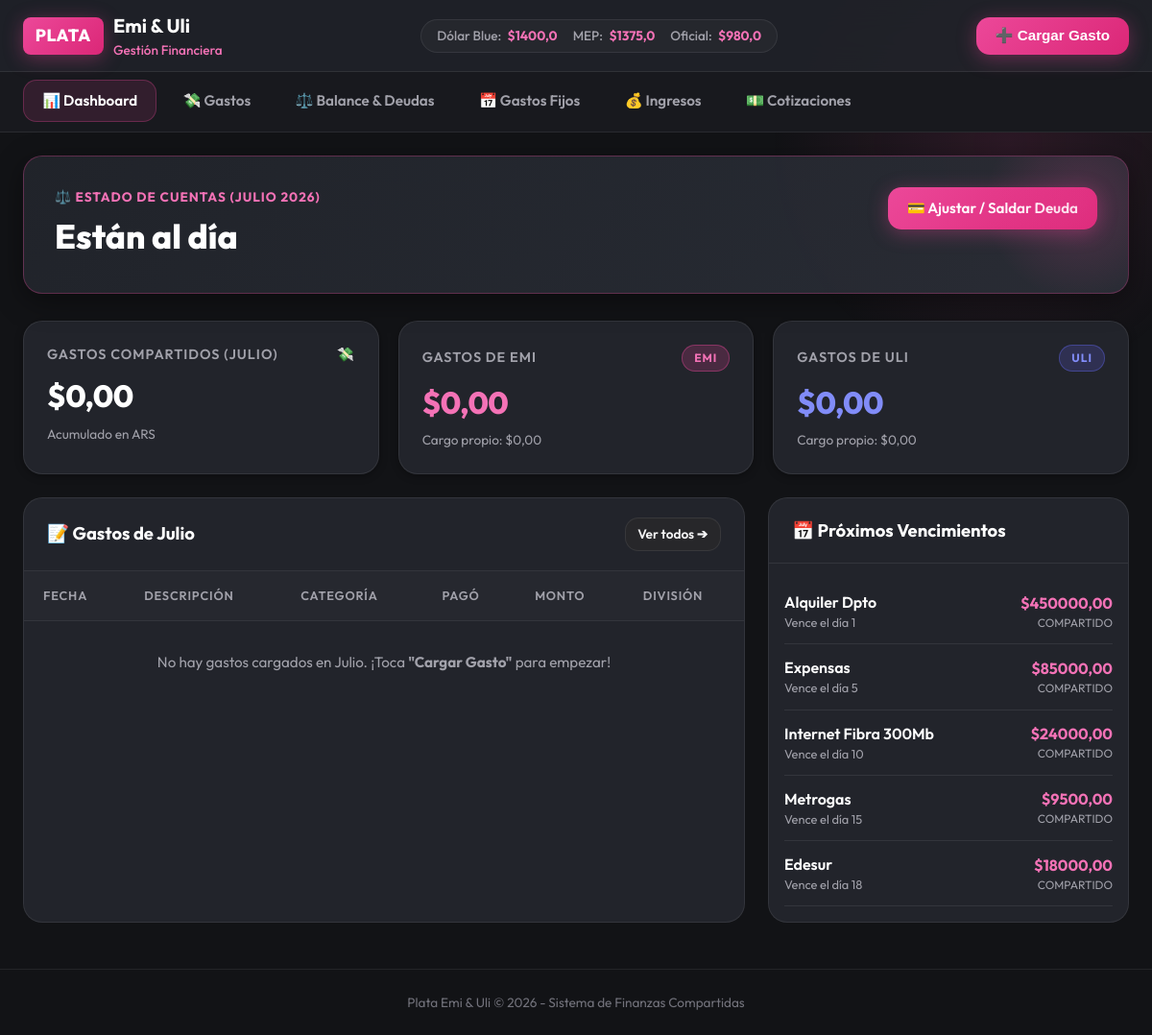
The app's page /, older data.
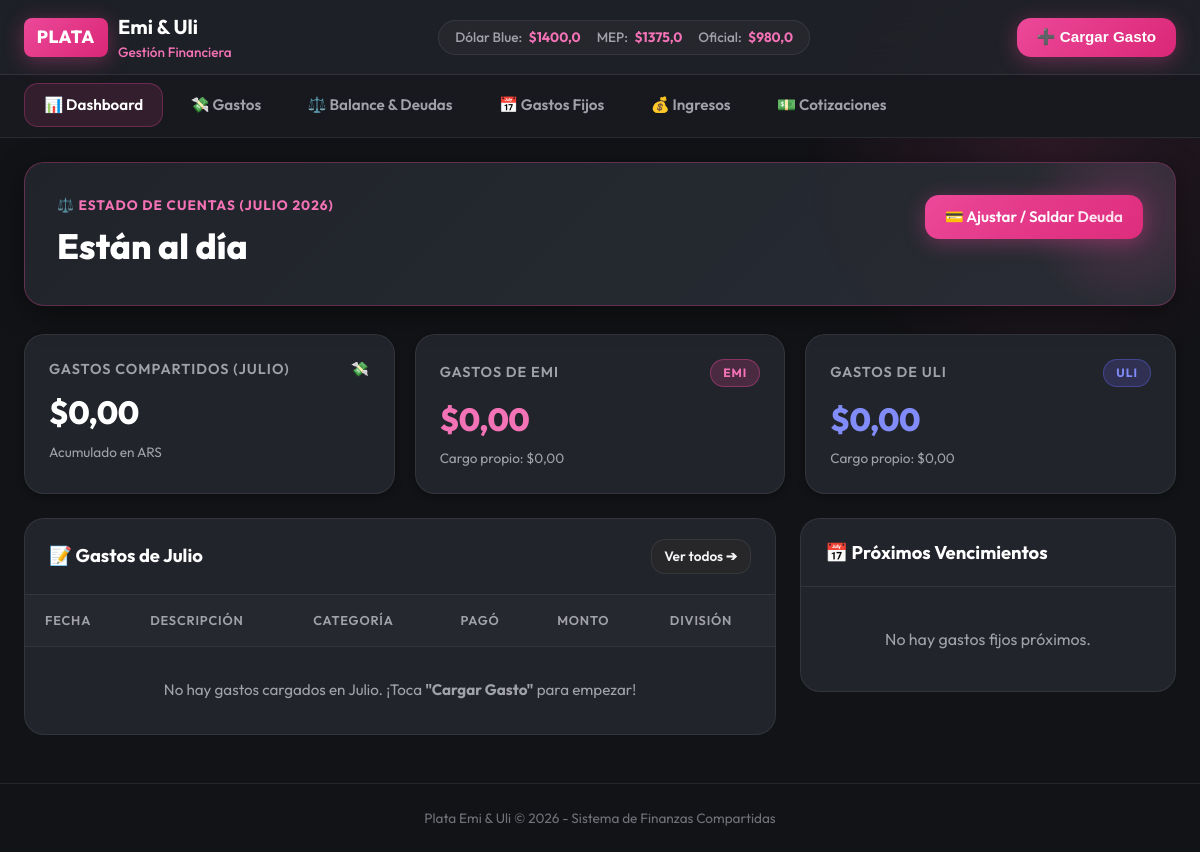
The same page, newer data.
### finanzas/models.py (models this page shows, shortened)
class GastoFijo(models.Model):
    nombre = models.CharField(max_length=100)
    monto_estimado = models.DecimalField(max_digits=12, decimal_places=2)
    moneda = models.CharField(max_length=3, choices=Moneda.choices, default=Moneda.ARS)
    dia_vencimiento = models.IntegerField(default=10)
    categoria = models.ForeignKey(Categoria, on_delete=models.SET_NULL, null=True, blank=True)
    responsable = models.CharField(max_length=15, choices=ResponsableFijo.choices, default=ResponsableFijo.COMPARTIDO)
    activo = models.BooleanField(default=True)
    notas = models.TextField(blank=True, default='')
    class Meta:
        verbose_name = "Gasto Fijo"
        verbose_name_plural = "Gastos Fijos"
        ordering = ['dia_vencimiento']

### finanzas/views.py (the view)
# urls.py: path('', views.dashboard_view, name='dashboard'),
def dashboard_view(request):
    context = get_base_context(request)
    now = timezone.now().date()
    year = now.year
    month = now.month
    summary = calculate_financial_summary(year=year, month=month)
    recent_gastos = Gasto.objects.filter(fecha__year=year, fecha__month=month).select_related('categoria', 'pagado_por')[:15]
    gastos_fijos_proximos = GastoFijo.objects.filter(activo=True).order_by('dia_vencimiento')[:5]
    context.update({
        'summary': summary,
        'recent_gastos': recent_gastos,
        'gastos_fijos_proximos': gastos_fijos_proximos,
        'mes_actual_nombre': MESES_NOMBRES.get(month, ''),
        'anio_actual': year,
        'active_tab': 'dashboard',
    })
    return render(request, 'finanzas/dashboard.html', context)

### finanzas/views.py (called while the page is built)
def get_base_context(request):
    dolar_rates = get_dolar_rates()
    personas = Persona.objects.all()
    categorias = Categoria.objects.all()
    return {
        'dolar_rates': dolar_rates,
        'personas': personas,
        'categorias': categorias,
        'tipos_division': TipoDivision.choices,
        'monedas': Moneda.choices,
    }

### finanzas/templates/finanzas/dashboard.html (shortened to what the changed rows need)
{% extends 'base.html' %}
{% block content %}
<div style="display:grid; grid-template-columns: 2fr 1fr; gap:1.5rem;" class="dashboard-tables-grid">
  <div class="table-container">
    <table>
      <thead>
        <tr>
          <th>Fecha</th>
          <th>Descripción</th>
          <th>Categoría</th>
          <th>Pagó</th>
          <th>Monto</th>
          <th>División</th>
        </tr>
      </thead>
    </table>
  </div>
  <div>
    <div class="table-container">
      <div style="padding:1rem;">
        {% for gf in gastos_fijos_proximos %}
        <div style="display:flex; justify-content:space-between; align-items:center; padding:0.75rem 0; border-bottom:1px solid var(--border-color);">
          <div>
            <div style="font-weight:600; color:white;">{{ gf.nombre }}</div>
            <div style="font-size:0.8rem; color:var(--gray-400);">Vence el día {{ gf.dia_vencimiento }}</div>
          </div>
          <div style="text-align:right;">
            <div style="font-weight:700; color:var(--pink-light);">${{ gf.monto_estimado }}</div>
            <div style="font-size:0.75rem; color:var(--gray-400);">{{ gf.responsable }}</div>
          </div>
        </div>
        {% empty %}
        <div style="color:var(--gray-400); text-align:center; padding:1.5rem 0;">
          No hay gastos fijos próximos.
        </div>
        {% endfor %}
      </div>
    </div>
  </div>
</div>
{% endblock %}

Row changes from the older to the newer data that the page shows:
removed GastoFijo: nombre "Alquiler Dpto", dia_vencimiento "1", monto_estimado "450000,00", responsable "COMPARTIDO"
removed GastoFijo: nombre "Expensas", dia_vencimiento "5", monto_estimado "85000,00", responsable "COMPARTIDO"
removed GastoFijo: nombre "Internet Fibra 300Mb", dia_vencimiento "10", monto_estimado "24000,00", responsable "COMPARTIDO"
removed GastoFijo: nombre "Metrogas", dia_vencimiento "15", monto_estimado "9500,00", responsable "COMPARTIDO"
removed GastoFijo: nombre "Edesur", dia_vencimiento "18", monto_estimado "18000,00", responsable "COMPARTIDO"
Text that changed along with them:
text now shown: "No hay gastos fijos próximos."
